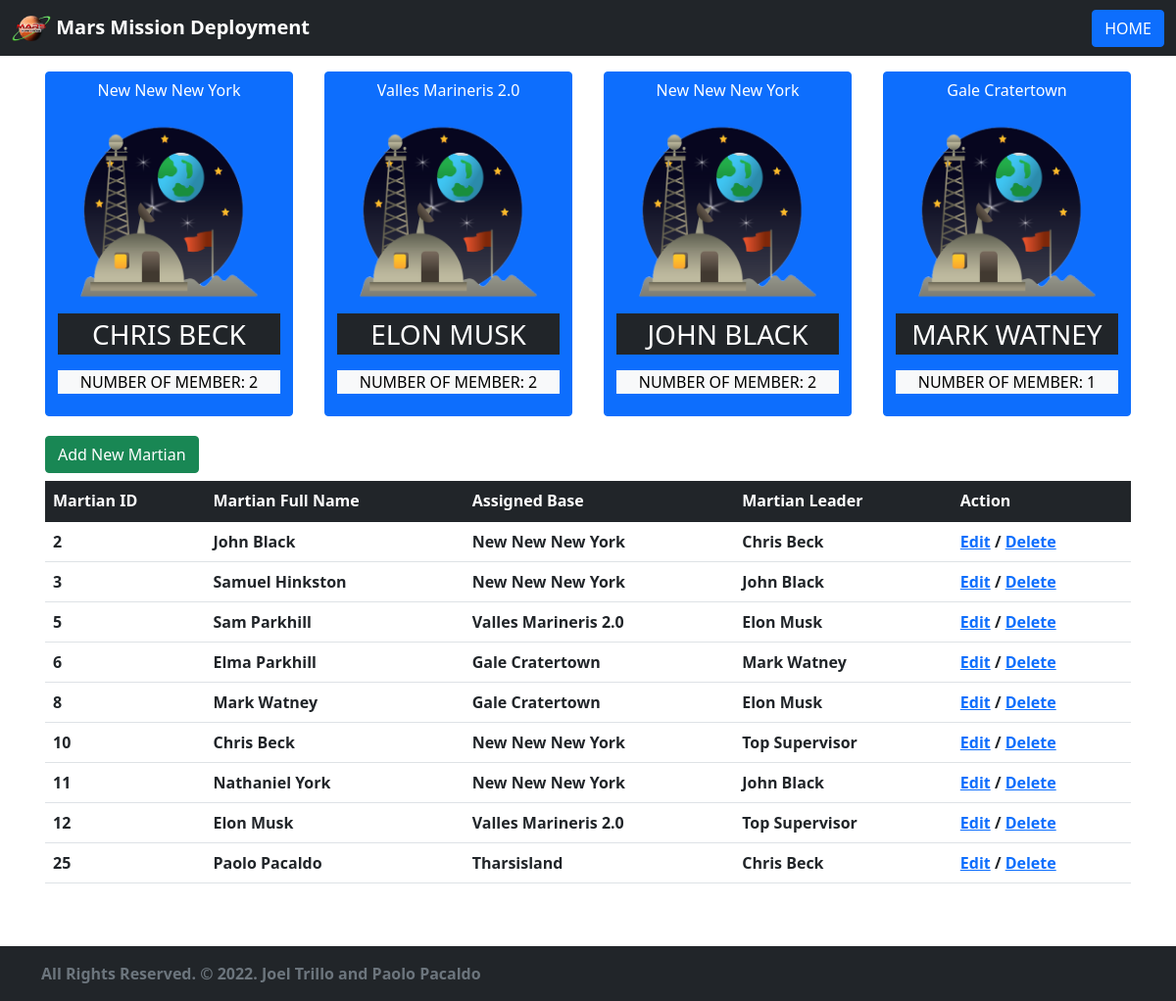
The page / on the database its author committed.
### tables this page shows
CREATE TABLE `martian` (
  `martian_id` int(11) NOT NULL,
  `first_name` varchar(25) DEFAULT NULL,
  `last_name` varchar(25) DEFAULT NULL,
  `base_id` int(11) DEFAULT NULL,
  `super_id` int(11) DEFAULT NULL
);

### index.php (the view, shortened to what this page needs)
<?php
        require_once("nav.php")
?>
	<div class="row">
	<?php
	    $sql = "SELECT
	            COUNT(m.first_name) AS 'No of Member',
	            e.martian_id AS Martian_ID,
	            CONCAT( e.first_name, ' ', e.last_name) AS 'Martians',
	            IFNULL(CONCAT(m.first_name, ' ', m.last_name),'Top Supervisor') AS 'Martian Leader',
	            base.base_name AS 'Base Name'
	            FROM martian e
	            INNER JOIN martian m ON m.martian_id = e.super_id
	            INNER JOIN base ON m.base_id = base.base_id
	            GROUP BY m.first_name
	        ";
		$result = $conn->query($sql);
		if ($result->num_rows > 0) {
		  while($row = $result->fetch_assoc()) {
			echo "<div class='col btn btn-primary m-3 >";
				echo "<p class='text-center text-uppercase btn-dark'>".$row['Base Name']."</p>";
				echo "<img src='img/base.png' width='200' height='200' >";
				echo "<p class='text-center text-uppercase fs-3 btn-dark'>".$row['Martian Leader']."</p>";
				echo "<p class='text-center text-uppercase fs-6 btn-light'>Number of Member: ".$row['No of Member']."</p>";
			echo "</div>";
		  }
		} else {
		  echo "0 results";
		}
	?>
	</div>
<div class="col-5">
	<a href="add.php" type="button" class="btn btn-success m-1">Add New Martian</a>
</div>
	<div class="row m-1">
		<table class="table">
			<thead class="table-dark">
				<tr>
					<th  >Martian ID</th>
					<th  >Martian Full Name</th>
					<th  >Assigned Base</th>
					<th  >Martian Leader</th>
					<th  >Action</th>
				</tr>
			</thead>
			<tbody>
		<?php
			$sql = "SELECT  e.martian_id AS 'Martian ID',
					CONCAT( e.first_name, ' ', e.last_name) AS 'Martians Name',
				    IFNULL(base.base_name,'Top Supervisor') AS 'Base Name',
				    IFNULL(CONCAT(m.first_name, ' ', m.last_name), 'Top Supervisor') AS 'Martian Leader'
				    FROM martian e
				    LEFT JOIN martian m ON  m.martian_id = e.super_id
				    LEFT JOIN base ON e.base_id = base.base_id
				    ORDER BY e.martian_id
					";
			$result = $conn->query($sql);
			if ($result->num_rows > 0) {
			  while($row = $result->fetch_assoc()) {
			  	echo "<tr>";
			  	echo "<th scope='row'>".$row['Martian ID']."</th>";
			  	echo "<td >".$row['Martians Name']."</th>";
			  	echo "<td >".$row['Base Name']."</th>";
			  	echo "<td >".$row['Martian Leader']."</th>";
			  	echo "<td>";
				echo('<a href="edit.php?martian_id='.$row['Martian ID'].'">Edit</a> / ');
           		echo('<a href="delete.php?martian_id='.$row['Martian ID'].'">Delete</a>');
			  	echo "</td>";
			  	echo "</tr>";
			  }
			} else {
			  echo "0 results";
			}
		?>
			</tbody>
		</table>
	</div>
</div>
<?php
    require_once("footer.php")
?>
</body>
</html>

### nav.php (shortened to what this page needs)
<!DOCTYPE html>
<html>
<head>
  <link href="https://cdn.jsdelivr.net/npm/bootstrap@5.1.3/dist/css/bootstrap.min.css" rel="stylesheet">
</head>
<body>
<nav class="navbar navbar-warning bg-dark">
  <div class="container-fluid">
    <a class="navbar-brand col" href="index.php">
      <img src="img/mars-icon.png" alt="" width="40" height="30" class="d-inline-block align-text-top">
      <b>Mars Mission Deployment<b>
    </a>
     <a href="index.php" class="btn btn-primary col">HOME</a>
  </div>
</nav>
<div class="container-md">

### footer.php (shortened to what this page needs)
<footer class="footer mt-5 py-3 bg-dark">
  <div class="container">
    <span class="text-muted">All Rights Reserved. &copy 2022. Joel Trillo and Paolo Pacaldo</span>
  </div>
</footer>

### nav.php (style rules this page uses)
b { color:white; }

### rows shown on the page
martian: Base "New New New York", Martian "CHRIS BECK", No "2", martian_id "2", Martians "John Black", Martian "Chris Beck"
martian: Base "Valles Marineris 2.0", Martian "ELON MUSK", No "2", martian_id "5", Martians "Sam Parkhill", Martian "Elon Musk"
martian: Base "New New New York", Martian "JOHN BLACK", No "2", martian_id "3", Martians "Samuel Hinkston", Martian "John Black"
martian: Base "Gale Cratertown", Martian "MARK WATNEY", No "1", martian_id "6", Martians "Elma Parkhill", Martian "Mark Watney"
martian: martian_id "8", Martians "Mark Watney", Base "Gale Cratertown", Martian "Elon Musk"
martian: martian_id "10", Martians "Chris Beck", Base "New New New York", Martian "Top Supervisor"
martian: martian_id "11", Martians "Nathaniel York", Base "New New New York", Martian "John Black"
martian: martian_id "12", Martians "Elon Musk", Base "Valles Marineris 2.0", Martian "Top Supervisor"
martian: martian_id "25", Martians "Paolo Pacaldo", Base "Tharsisland", Martian "Chris Beck"
